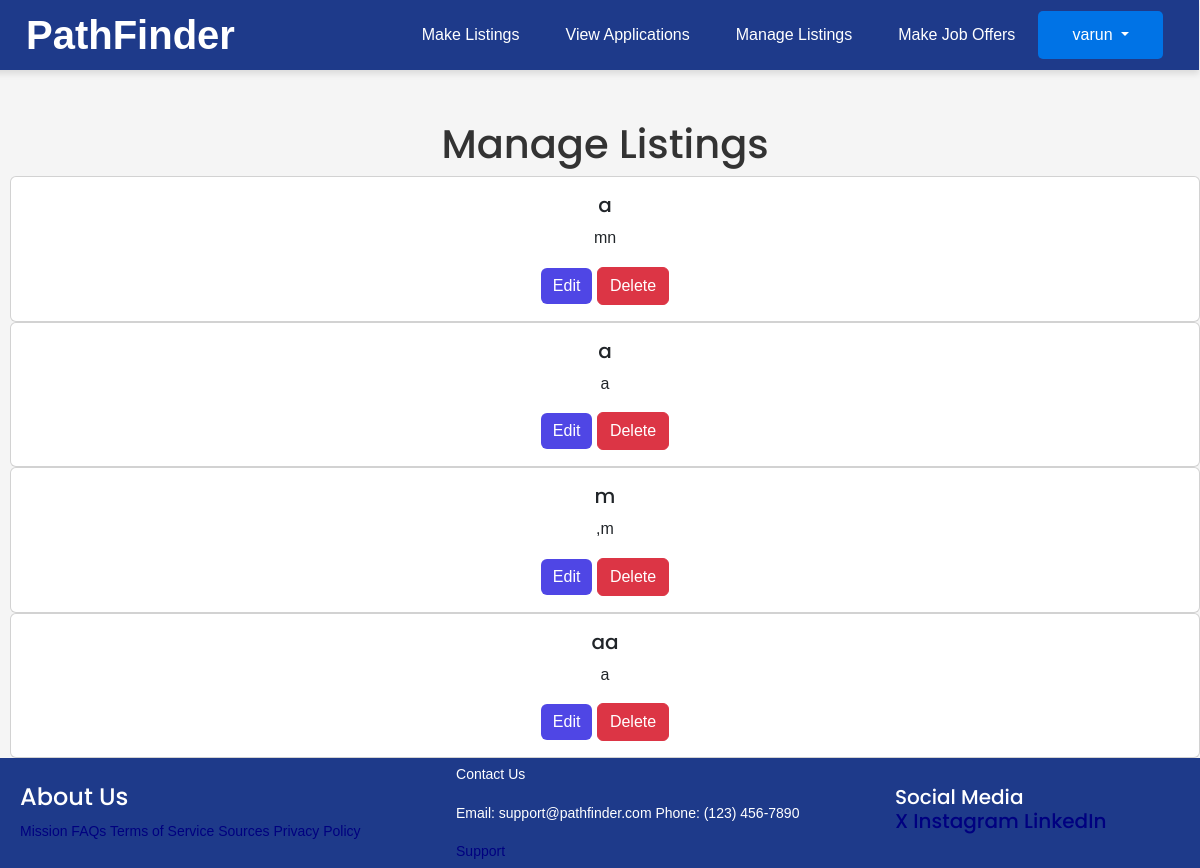
/manage-listings (signed in), run on an earlier commit of the app's database.
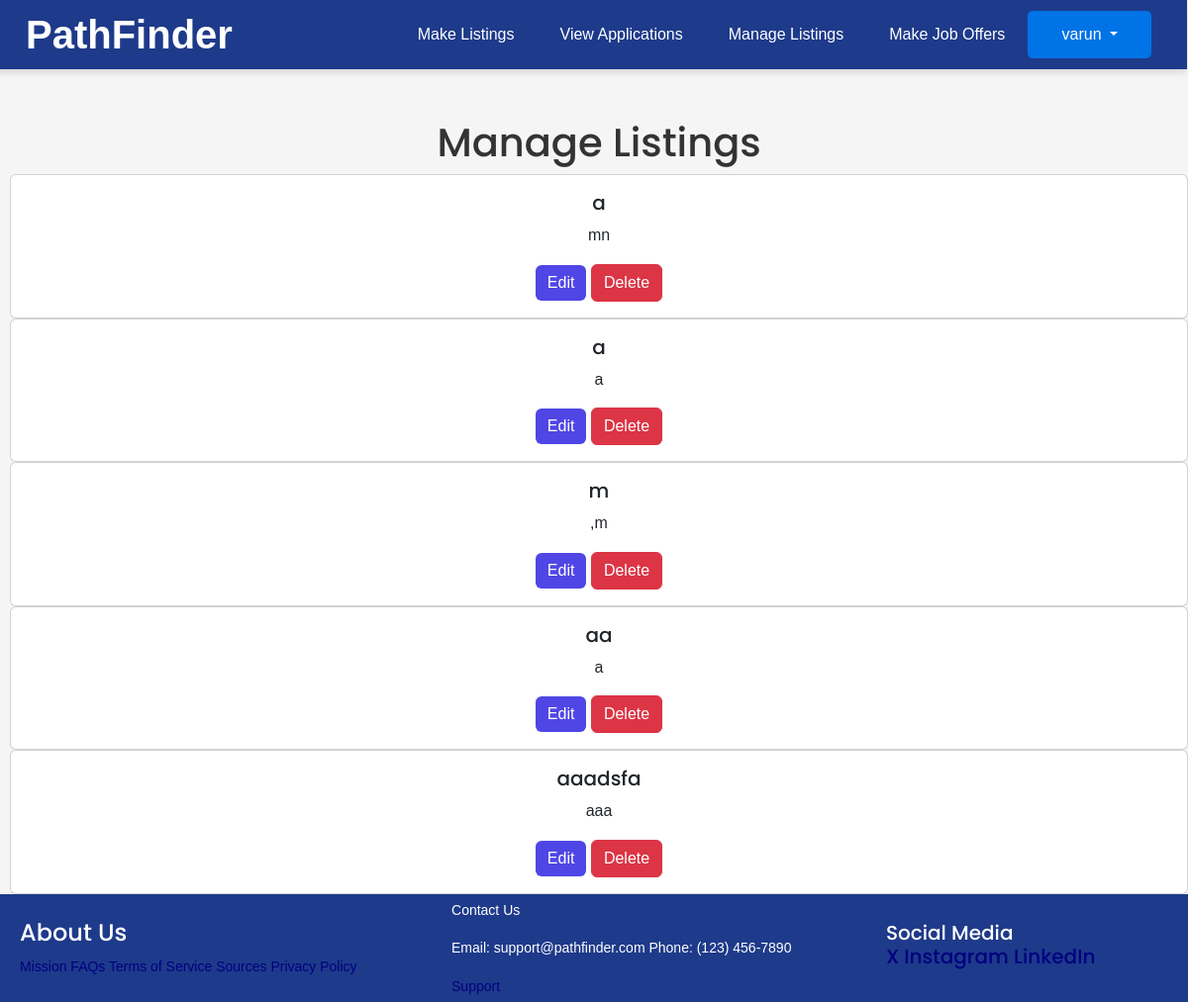
And on a later commit of the database.
### joblist/models.py (models this page shows, shortened)
class JobListing(models.Model):
    jobtypechoices = ( ("Arts", "Arts"),
                      ("Business", "Business"),
                        ("Communications", "Communications"),
                        ("Education", "Education"),
                        ("Healthcare", "Healthcare"),
                        ("Hospitality", "Hospitality"),
                        ("Information Technology", "Information Technology"),
                        ("Law Enforcement", "Law Enforcement"),
                        ("Sales and Marketing", "Sales and Marketing"),
                        ("Science", "Science"),
                        ("Transportation", "Transportation"),
                        ("Other", "Other"
                        ))
    jobfield = models.CharField(
        choices=jobtypechoices,
        max_length=100,
        null=True,
        blank=True,
        default='other')
    job_title = models.CharField(max_length=100)
    description = models.TextField()
    date_posted = models.DateTimeField(default=timezone.now)
    salary = models.IntegerField()
    author = models.ForeignKey(User, on_delete=models.CASCADE)
    company_name = models.CharField(max_length=100, default='Unknown Company')
    location = models.CharField(max_length=100)
    benefits = models.TextField(max_length=1000)
    job_type = models.CharField(choices = (("Part-Time", "Part-Time"), ("Full-Time", "Full-Time"), ("Other", "Other")), max_length=100)
    job_requirements = models.TextField(max_length=100)
    company_info = models.TextField(max_length=1000)
    notes = models.TextField(max_length=1000)
    status = models.TextField()

### joblist/views.py (the view)
# urls.py: path('manage-listings', views.managelistings, name="manage-listings"),
def managelistings(request):
    jobs = JobListing.objects.filter(author = request.user)
    return render(request, "joblist/manage-listings.html", {"jobs": jobs})

### joblist/templates/joblist/manage-listings.html (shortened to what this page needs)
{% extends "joblist/base.html" %}
{% block content %}
{% if user.is_authenticated %}
{% if user.role == "Employer" %}
<h1>Manage Listings</h1>
{% for job in jobs %}
<div class="card">
  <div class="card-body">
    <h5 class="card-title">{{ job.job_title }}</h5>
    <p class="card-text">{{ job.description }}</p>
    <a onclick = "editlisting('{{job.id}}')" class="btn btn-primary">Edit</a>
    <a onclick="deleteapp('{{job.id}}')" class="btn btn-danger">Delete</a>
  </div>
</div>
  {% endfor %}
  {% endif %}
  {% endif %}
  {%endblock content%}

What changed in the data, as far as the page shows it:
added JobListing: job_title "aaadsfa", description "aaa"
